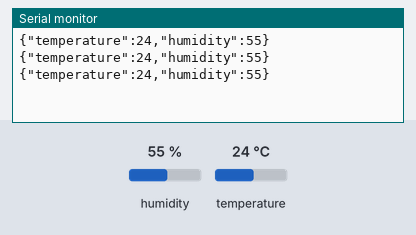
The sketch below on a simulated Arduino Uno, built with avr-gcc and run on an emulated ATmega328P. On the bench: the last lines printed to the serial monitor. Inputs (shaded band) come from the test bench; at power-on: humidity 55 %, temperature 24 °C.

Above: at 2.8 s.
2.9 s: humidity set to 22 %
At 5.5 s:
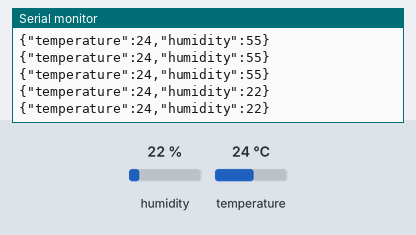
5.6 s: temperature set to 12 °C
At 6.9 s:
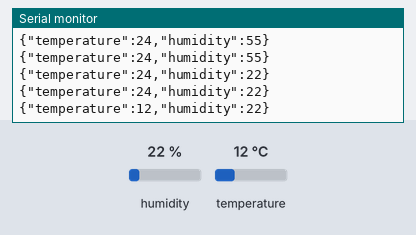
8.3 s: humidity set to 40 %
At 10.0 s:
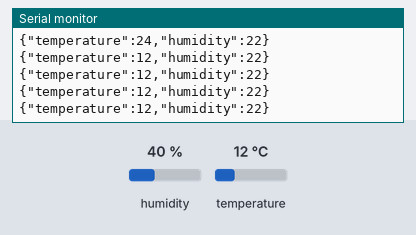
Timing chart, 0 to 11.5 s (numbered marks = the images above; inputs shaded):
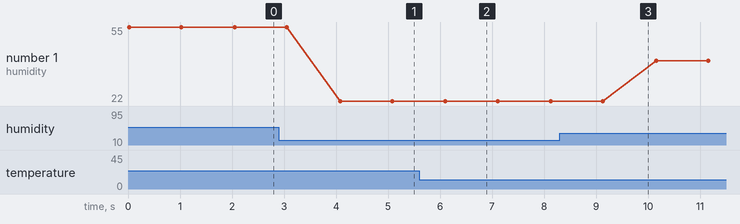

Measured:
- after the input at 2.9 s, the serial monitor: prints a new line after 1.2 s (image 1)
- after the input at 5.6 s, the serial monitor: prints a new line after 0.51 s (image 2)
- plotted number 1: 55 → 22 after the input at 2.9 s, 22 → 40 after the input at 8.3 s

The sketch:

uart_tran.ino
```cpp
#include <ArduinoJson.h>

#include <DHT.h>

#define DHTPIN 8  // Pin Chân Digtal Uno để giao tiếp DHT
#define DHTTYPE DHT11  //Loại DHT22 trên IoT Lab dùng

DHT dht(DHTPIN, DHTTYPE);

// Tạo một đối tượng JsonDocument có dung lượng 100 byte
StaticJsonDocument<100> doc;

void setup() {
  // put your setup code here, to run once:
  Serial.begin(9600);
  dht.begin();
}

void loop() {
  // put your main code here, to run repeatedly:
  float humidity = dht.readHumidity();
  float temperature = dht.readTemperature();

    // Gán giá trị nhiệt độ và độ ẩm vào đối tượng JsonDocument
  doc["temperature"] = temperature;
  doc["humidity"] = humidity;

  serializeJson(doc, Serial);
  Serial.println();
  delay(1000);
}
```
